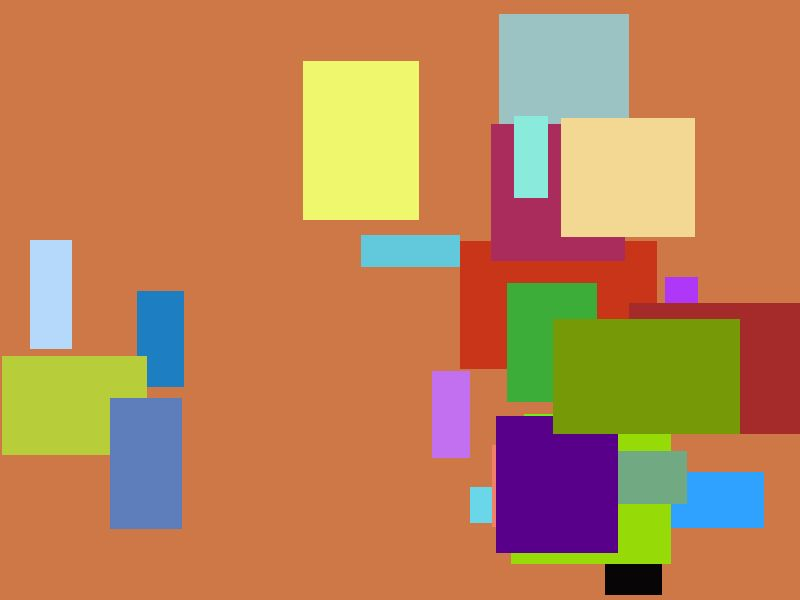
#> input picture web/e2e/fixtures/room-1.jpg, 800 x 600 px
$ python -i imaging.py   (imports and definitions only)   (older library calls are emulated)
#> lines starting #> are read from the running program, lines starting #| are printed output that depends on the picture
"""Photo processing without I/O (spec 11.2 steps 1 to 4): validation, EXIF read and strip, hashes, blurring,
capture metrics. Detectors are passed in, so tests can replace them.

Decisions (docs/DECISIONS.md D-070):
- Accepted types: JPEG, PNG, WebP, sniffed from the bytes (the file name and declared type are not trusted).
  HEIC is refused: the only Pillow plugin ships GPL binaries. Animated images are refused.
- Pixel and side limits are checked from the header before decoding; Pillow's decompression-bomb warning is
  turned into an error.
- The stored file is rebuilt from pixels and saved as JPEG without EXIF, ICC profile, comments or XMP.
- sha256 is of the uploaded bytes (exact duplicates); the 64-bit pHash is of the upright image before blurring,
  so a copy of someone else's photo still matches after our own blurring.
"""
from __future__ import annotations

import hashlib
import io
import warnings
from dataclasses import dataclass, field
from datetime import datetime

import filetype
import imagehash
import numpy as np
from PIL import ExifTags, Image, ImageDraw, ImageFile, ImageFilter, ImageFont, ImageOps

ALLOWED = {"image/jpeg": "JPEG", "image/png": "PNG", "image/webp": "WEBP"}


@dataclass
class Limits:
    max_bytes: int = 15 * 1024 * 1024
    max_pixels: int = 40_000_000
    max_side: int = 10_000
    min_side: int = 64
    output_max_side: int = 2560
    output_quality: int = 85


@dataclass
class Box:
    kind: str           # face | text | screen
    x: int
    y: int
    w: int
    h: int
    score: float

    def as_dict(self):
        return {"kind": self.kind, "x": self.x, "y": self.y, "w": self.w, "h": self.h, "score": round(float(self.score), 3)}


class ImageRejected(Exception):
    def __init__(self, code: str, message: str):
        super().__init__(message)
        self.code, self.message = code, message


@dataclass
class Result:
    mime: str
    width: int
    height: int
    sha256: str
    phash: str
    exif: dict
    metrics: dict
    boxes: list = field(default_factory=list)
    output: bytes = b""
    output_width: int = 0
    output_height: int = 0


# [100 lines left out: functions sniff, _ratio, _gps_decimal, read_exif, decode, not called in this run]


def metrics(rgb: np.ndarray) -> dict:
    """Capture metrics (spec 11.3): sharpness as the variance of the Laplacian on a grey copy whose long side is
    1024 px (so values compare across resolutions), exposure as mean brightness and clipped shares."""
    import cv2
    grey = cv2.cvtColor(rgb, cv2.COLOR_RGB2GRAY)
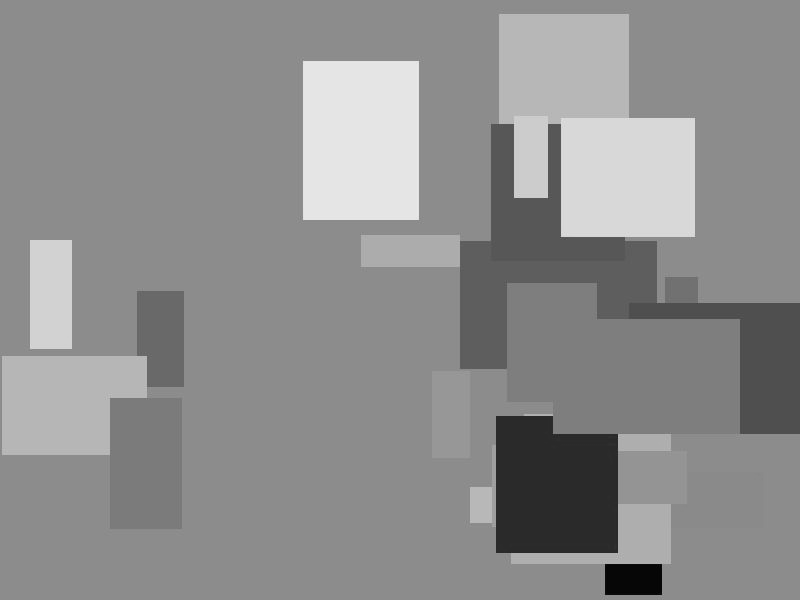
#> grey: shape (600, 800); min 1, max 233, mean 141.6
    h, w = grey.shape
#> h = 600; w = 800
    s = 1024 / max(h, w)
#> s = 1.28
    if s < 1:
        grey = cv2.resize(grey, (max(1, round(w * s)), max(1, round(h * s))), interpolation=cv2.INTER_AREA)
    return {"sharpness": round(float(cv2.Laplacian(grey, cv2.CV_64F).var()), 2),
            "brightness_mean": round(float(grey.mean()), 2),
            "dark_fraction": round(float((grey < 16).mean()), 4),
            "bright_fraction": round(float((grey > 240).mean()), 4)}


# [61 lines left out: functions blur_boxes, encode_clean, process, vision_copy, _open_clean, not called in this run]


def _cover(img: Image.Image, w: int, h: int) -> Image.Image:
    return ImageOps.fit(img, (w, h), Image.Resampling.LANCZOS, centering=(0.5, 0.5))


# [34 lines left out: function card_image, not called in this run]


def hamming(a_hex: str, b_hex: str) -> int:
    return bin(int(a_hex, 16) ^ int(b_hex, 16)).count("1")

>>> import cv2
>>> picture = cv2.cvtColor(cv2.imread('../../web/e2e/fixtures/room-1.jpg'), cv2.COLOR_BGR2RGB)
>>> result = metrics(picture)
#> result = {'sharpness': 119.3, 'brightness_mean': 141.6, 'dark_fraction': 0.0037, 'bright_fraction': 0}

$ run again, on web/e2e/fixtures/room-2.jpg
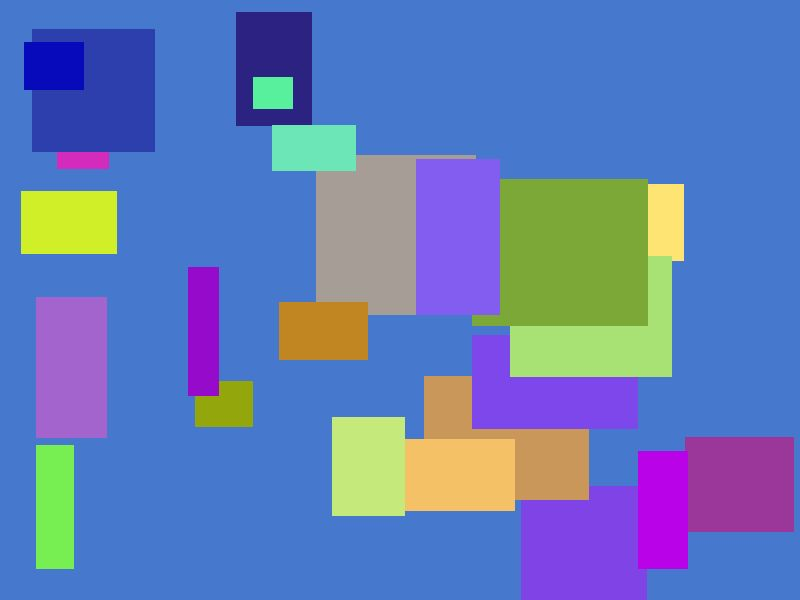
#> input picture web/e2e/fixtures/room-2.jpg, 800 x 600 px
#> in metrics, `grey = cv2.cvtColor(rgb, cv2.COLOR_RGB2GRAY)`:
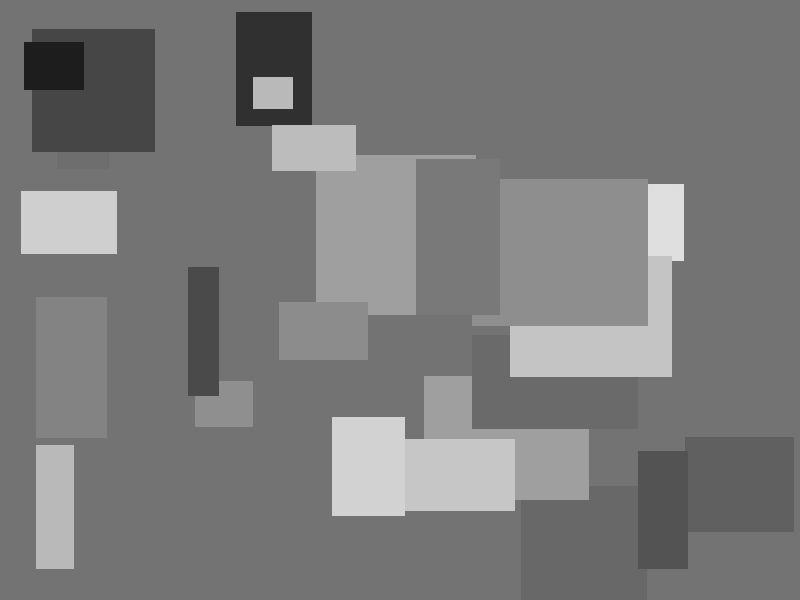
#> grey: shape (600, 800); min 22, max 229, mean 122.7
#> result = {'sharpness': 104, 'brightness_mean': 122.7, 'dark_fraction': 0, 'bright_fraction': 0}

$ run again, on web/e2e/fixtures/room-3.jpg
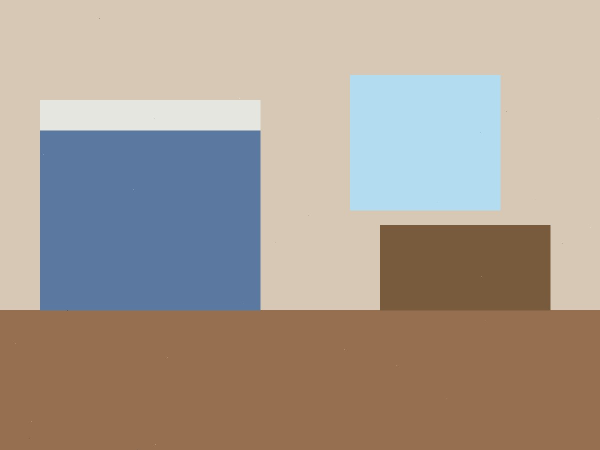
#> input picture web/e2e/fixtures/room-3.jpg, 1200 x 900 px (shown at 1/2 size)
#> in metrics, `grey = cv2.cvtColor(rgb, cv2.COLOR_RGB2GRAY)`:
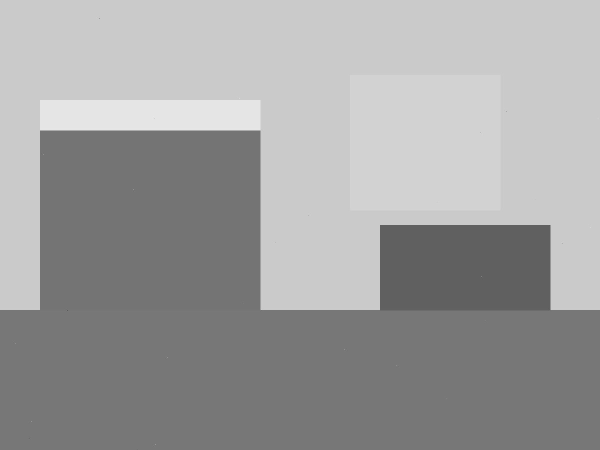
#> grey: shape (900, 1200) (shown at 1/2 size); min 1, max 243, mean 159.2
#> in metrics, `grey = cv2.resize(grey, (max(1, round(w * s)), max(1, round(h * s))), ..`:
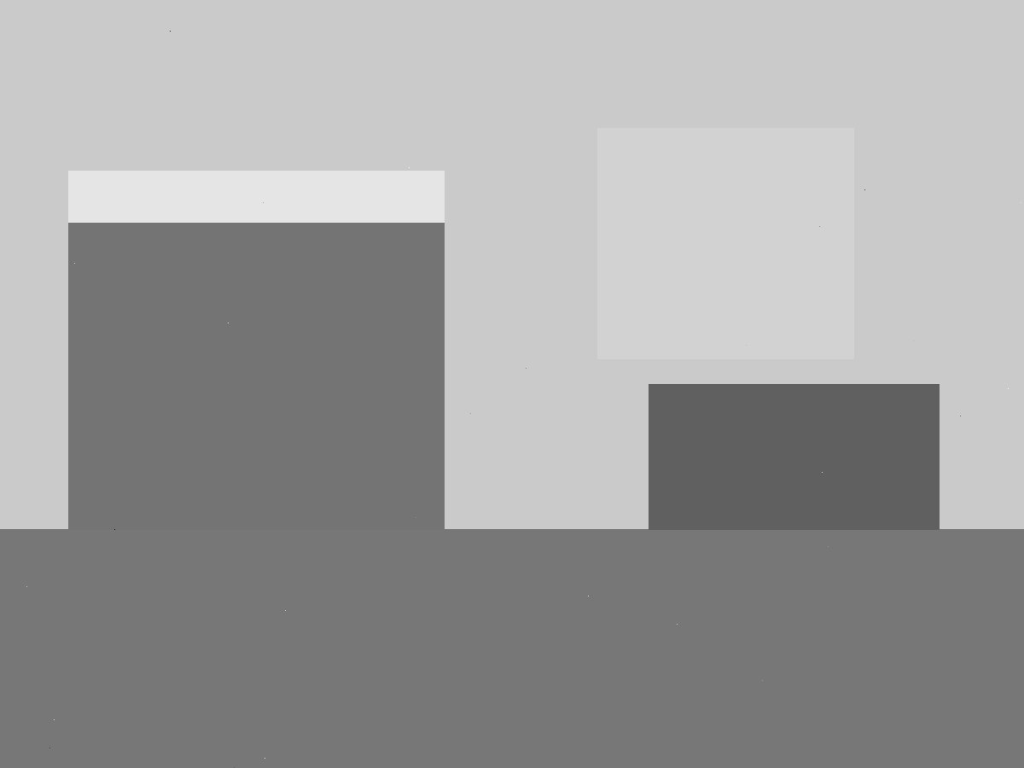
#> grey: shape (768, 1024); min 53, max 235, mean 159.2
#> result = {'sharpness': 25.71, 'brightness_mean': 159.2, 'dark_fraction': 0, 'bright_fraction': 0}
